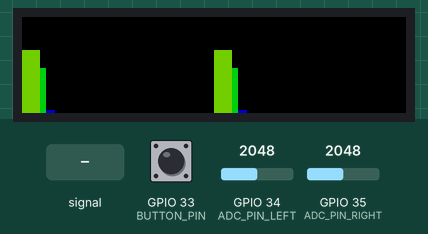
A sketch run on a simulated ESP32. Shown: 128×32 colour display. Inputs (shaded band) come from the test bench; at power-on: GPIO 35 (ADC_PIN_RIGHT) = 2048, GPIO 34 (ADC_PIN_LEFT) = 2048, GPIO 33 (BUTTON_PIN) HIGH. What the sketch prints to the serial monitor is not drawn.

Above: at 1.29 s.
1.3 s: GPIO 34 (ADC_PIN_LEFT) fed a 200 Hz sine of ±327 counts around its level
At 1.48 s:
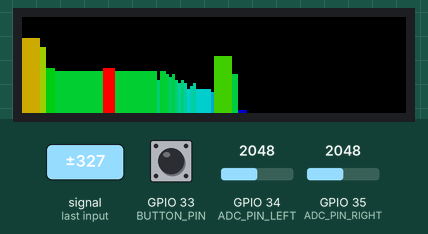
2.8 s: GPIO 35 (ADC_PIN_RIGHT) set to 2866
At 2.92 s:
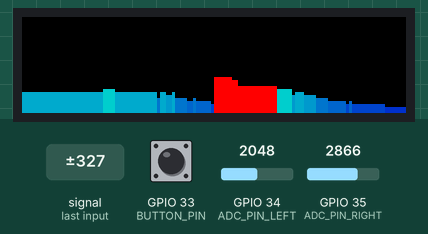
4.3 s: GPIO 34 (ADC_PIN_LEFT) set to 2866
At 4.45 s:
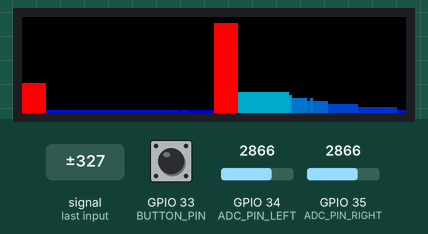
5.9 s: GPIO 33 (BUTTON_PIN) pulled LOW for 1 s
At 6.66 s:
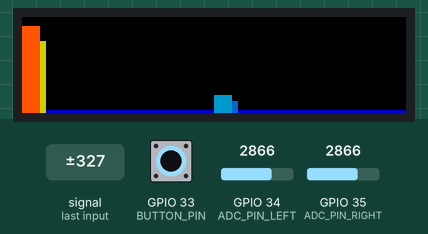
7.5 s: GPIO 35 (ADC_PIN_RIGHT) set to 3603
At 8.53 s:
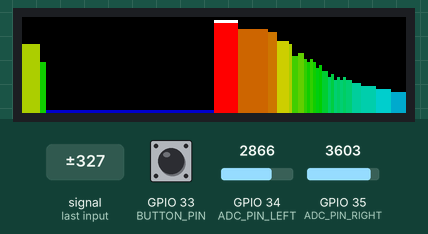
9.0 s: GPIO 34 (ADC_PIN_LEFT) set to 3603
At 9.16 s:
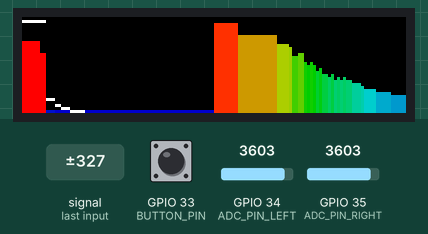

The sketch:

analyzer.ino
```cpp
// (licence header left out)
#include <Arduino.h>
#include <arduinoFFT.h>
#include <ESP32-HUB75-MatrixPanel-I2S-DMA.h>
#include <driver/adc.h>

#define MATRIX_WIDTH 128
#define MATRIX_HEIGHT 32 // Physical display height
#define VIRTUAL_MATRIX_HEIGHT 40 // Virtual height for calculations
#define PANEL_WIDTH 64
#define VU_WIDTH 4
#define BINS_PER_CHANNEL 64
#define BAR_WIDTH 2
#define SAMPLE_RATE 32000
#define FFT_SIZE 256
float MIC_GAIN = 12.0; // Dynamic as in original
#define ADC_PIN_LEFT 34
#define ADC_PIN_RIGHT 35
#define BUTTON_PIN 33
#define ADC_VREF 3.3
#define ADC_BIAS (4095.0 / 2.0)

ArduinoFFT<float> FFT_L, FFT_R;
float vRealL[FFT_SIZE], vImagL[FFT_SIZE], vRealR[FFT_SIZE], vImagR[FFT_SIZE];
float noise_floorL[FFT_SIZE / 2] = {0.02}, noise_floorR[FFT_SIZE / 2] = {0.02};
uint16_t waterfallBuffer[MATRIX_HEIGHT][BINS_PER_CHANNEL * 2] = {0};

HUB75_I2S_CFG::i2s_pins _pins = {25, 26, 27, 14, 12, 13, 19, 23, 18, 5, 15, 16, 4};
HUB75_I2S_CFG mxconfig(64, 32, 2);
MatrixPanel_I2S_DMA matrix(mxconfig);

enum DisplayMode { OPTION1, OPTION2, OPTION3, OPTION4, OPTION5, OPTION6, OPTION7 };
DisplayMode currentMode = OPTION1;
int buttonState = HIGH, lastButtonState = HIGH;
unsigned long lastDebounceTime = 0;
const unsigned long debounceDelay = 500;

const float freqBins[] = {
  10, 20, 40, 80, 120, 160, 200, 250, 300, 350, 400, 450, 500, 550, 600, 650,
  700, 750, 800, 850, 900, 950, 1000, 1100, 1200, 1300, 1400, 1500, 1600, 1700,
  1800, 1900, 2000, 2200, 2400, 2600, 2800, 3000, 3200, 3400, 3600, 3800, 4000,
  4200, 4400, 4600, 4800, 5000, 5500, 6000, 6500, 7000, 7500, 8000, 8500, 9000,
  9500, 10000, 11000, 12000, 13000, 14000, 15000, 16000
};

float mapFloat(float x, float in_min, float in_max, float out_min, float out_max) {
  return (x - in_min) * (out_max - out_min) / (in_max - in_min) + out_min;
}

void setup() {
  Serial.begin(115200);
  mxconfig.double_buff = true;
  if (!matrix.begin()) {
    Serial.println("Matrix DMA init failed!");
    while (1);
  }
  matrix.setBrightness8(80);
  matrix.clearScreen();

  adc1_config_width(ADC_WIDTH_BIT_12);
  adc1_config_channel_atten(ADC1_CHANNEL_6, ADC_ATTEN_DB_11);
  adc1_config_channel_atten(ADC1_CHANNEL_7, ADC_ATTEN_DB_11);

  pinMode(BUTTON_PIN, INPUT);
}

uint16_t hsvToRgb(float h, float s, float v) {
  h = fmod(h, 360.0);
  int i = (int)(h / 60.0);
  float f = h / 60.0 - i;
  float p = v * (1 - s);
  float q = v * (1 - s * f);
  float t = v * (1 - s * (1 - f));
  float r, g, b;
  switch (i) {
    case 0: r = v; g = t; b = p; break;
    case 1: r = q; g = v; b = p; break;
    case 2: r = p; g = v; b = t; break;
    case 3: r = p; g = q; b = v; break;
    case 4: r = t; g = p; b = v; break;
    default: r = v; g = p; b = q; break;
  }
  return matrix.color444((int)(r * 15), (int)(g * 15), (int)(b * 15));
}

uint16_t getColor(int height, int x, bool isPlasma) {
  if (isPlasma) {
    float h = fmod((float)(height * 10 + x * 5 + millis() / 100.0), 360.0);
    return hsvToRgb(h, 1.0, 0.8);
  } else {
    float h = map(height, 0, MATRIX_HEIGHT, 240.0, 0.0);
    return hsvToRgb(h, 1.0, height > 0.9 * MATRIX_HEIGHT ? 1.0 : 0.8);
  }
}

void readAdcData(float *vRealL, float *vImagL, float *vRealR, float *vImagR) {
  static uint32_t lastSampleTime = 0;
  uint32_t sampleInterval = 1000000 / SAMPLE_RATE;
  for (int i = 0; i < FFT_SIZE; i++) {
    while (micros() - lastSampleTime < sampleInterval) {}
    lastSampleTime = micros();
    uint16_t adcLeft = adc1_get_raw(ADC1_CHANNEL_6);
    uint16_t adcRight = adc1_get_raw(ADC1_CHANNEL_7);
    float voltageL = (adcLeft / 4095.0) * ADC_VREF;
    float voltageR = (adcRight / 4095.0) * ADC_VREF;
    vRealL[i] = (voltageL - ADC_VREF / 2.0) * MIC_GAIN;
    vRealR[i] = (voltageR - ADC_VREF / 2.0) * MIC_GAIN;
    vImagL[i] = vImagR[i] = 0;
    if (i == 0) {
      Serial.printf("ADC Left: %d, Right: %d, vRealL[0]: %.4f, vRealR[0]: %.4f\n",
                    adcLeft, adcRight, vRealL[0], vRealR[0]);
    }
  }
  FFT_L.windowing(vRealL, FFT_SIZE, FFT_WIN_TYP_HAMMING, FFT_FORWARD);
  FFT_L.compute(vRealL, vImagL, FFT_SIZE, FFT_FORWARD);
  FFT_L.complexToMagnitude(vRealL, vImagL, FFT_SIZE);
  FFT_R.windowing(vRealR, FFT_SIZE, FFT_WIN_TYP_HAMMING, FFT_FORWARD);
  FFT_R.compute(vRealR, vImagR, FFT_SIZE, FFT_FORWARD);
  FFT_R.complexToMagnitude(vRealR, vImagR, FFT_SIZE);
  for (int i = 0; i < FFT_SIZE / 2; i++) {
    noise_floorL[i] = 0.91f * noise_floorL[i] + 0.1f * vRealL[i];
    noise_floorR[i] = 0.91f * noise_floorR[i] + 0.1f * vRealR[i];
    if (i == 0) {
      Serial.printf("Noise Floor Left[0]: %.4f, Right[0]: %.4f\n", noise_floorL[0], noise_floorR[0]);
    }
  }
}

void handleButton() {
  int reading = digitalRead(BUTTON_PIN);
  if (reading != lastButtonState) {
    lastDebounceTime = millis();
  }
  if ((millis() - lastDebounceTime) > debounceDelay && reading != buttonState) {
    buttonState = reading;
    if (buttonState == LOW) {
      currentMode = (DisplayMode)((currentMode + 1) % 7);
      matrix.clearScreen();
    }
  }
  lastButtonState = reading;
}

void loop() {
  static float peakHeights[MATRIX_WIDTH] = {0};
  static float avgHeights[MATRIX_WIDTH] = {0};
  static float peakHold[MATRIX_WIDTH] = {0};
  static unsigned long peakTimes[MATRIX_WIDTH] = {0};
  static float vuLevelL = 0, vuLevelR = 0;
  int xStart, xEnd;
  handleButton();
  readAdcData(vRealL, vImagL, vRealR, vImagR);
  matrix.fillScreen(0);

  float maxMagL = 0, maxMagR = 0;
  for (int i = 0; i < FFT_SIZE / 2; i++) {
    maxMagL = max(maxMagL, vRealL[i]);
    maxMagR = max(maxMagR, vRealR[i]);
  }
  float maxMag = max(maxMagL, maxMagR);
  if (maxMag > 0.001f) {
    MIC_GAIN = constrain(MIC_GAIN * (0.5f / maxMag), 0.1f, 15.0f);
  } else {
    MIC_GAIN = 12.0f;
  }

  float vuL = sqrt(maxMagL), vuR = sqrt(maxMagR);
  vuLevelL = 0.8f * vuLevelL + 0.2f * vuL;
  vuLevelR = 0.8f * vuLevelR + 0.2f * vuR;
  int vuHeightL = (int)(vuLevelL * MATRIX_HEIGHT / 5);
  int vuHeightR = (int)(vuLevelR * MATRIX_HEIGHT / 5);
  vuHeightL = constrain(vuHeightL, 0, MATRIX_HEIGHT - 1);
  vuHeightR = constrain(vuHeightR, 0, MATRIX_HEIGHT - 1);

  if (currentMode == OPTION6) {
    memmove(waterfallBuffer[1], waterfallBuffer[0], sizeof(uint16_t) * (BINS_PER_CHANNEL * 2) * (MATRIX_HEIGHT - 1));
    memset(waterfallBuffer[0], 0, sizeof(uint16_t) * (BINS_PER_CHANNEL * 2));
  }

  // Left channel
  xStart = (currentMode == OPTION5) ? VU_WIDTH : 0;
  xEnd = (currentMode == OPTION5) ? PANEL_WIDTH - VU_WIDTH : PANEL_WIDTH;
  for (int x = xStart; x < xEnd; x++) {
    int binIdx = map(x, xStart, xEnd - 1, 0, BINS_PER_CHANNEL - 1);
    float freqStart = binIdx > 0 ? freqBins[binIdx - 1] : 0;
    float freqEnd = freqBins[binIdx];
    int binStart = freqStart * FFT_SIZE / SAMPLE_RATE;
    int binEnd = freqEnd * FFT_SIZE / SAMPLE_RATE;
    if (binEnd == binStart) binEnd = binStart + 1;

    float sum = 0;
    for (int i = binStart; i < binEnd; i++) {
      float magnitude = vRealL[i] - noise_floorL[i];
      if (magnitude < 0) magnitude = 0;
      sum += magnitude;
    }

    float avg = sum / (binEnd - binStart);
    avg = sqrt(avg);
    float virtualHeight = avg * 50 * (VIRTUAL_MATRIX_HEIGHT - 1) / (MATRIX_HEIGHT - 1); // Scale for 0–47
    int height = constrain((int)virtualHeight, 0, MATRIX_HEIGHT - 1); // Clip to 0–31

    if (x == 0) {
      Serial.printf("Left Avg: %.4f, Virtual Height: %.1f, Display Height: %d\n", avg, virtualHeight, height);
    }

    float decay = (currentMode == OPTION1 || currentMode == OPTION3 || currentMode == OPTION5 || currentMode == OPTION6 || currentMode == OPTION7) ? 0.9f : 0.99f;
    peakHeights[x] = max(peakHeights[x] * decay, (float)height);
    avgHeights[x] = 0.7f * avgHeights[x] + 0.3f * peakHeights[x];

    if (currentMode == OPTION2 || currentMode == OPTION4) {
      if (height > peakHold[x]) {
        peakHold[x] = height;
        peakTimes[x] = millis();
      } else if (millis() - peakTimes[x] > 500) {
        peakHold[x] = max(peakHold[x] * 0.9f, (float)height);
      }
    } else {
      peakHold[x] = height;
    }

    if (avgHeights[x] > 0) {
      bool isPlasma = (currentMode == OPTION3 || currentMode == OPTION4);
      uint16_t color = (virtualHeight > 32) ? matrix.color444(15, 0, 0) : getColor((int)avgHeights[x], x, isPlasma); // Red if virtual > 32
      if (currentMode == OPTION6) {
        waterfallBuffer[0][binIdx] = color;
      } else if (currentMode == OPTION7) {
        int h = (int)avgHeights[x];
        int mid = MATRIX_HEIGHT / 2;
        for (int y = mid - h / 2; y <= mid + h / 2; y++) {
          if (y >= 0 && y < MATRIX_HEIGHT) {
            matrix.drawPixel(x, y, color);
          }
        }
      } else {
        matrix.drawLine(x, MATRIX_HEIGHT - 1, x, MATRIX_HEIGHT - (int)avgHeights[x], color);
        if ((currentMode == OPTION2 || currentMode == OPTION4) && peakHold[x] > avgHeights[x]) {
          matrix.drawPixel(x, MATRIX_HEIGHT - (int)peakHold[x], matrix.color444(15, 15, 15));
        }
      }
    }
  }

  // Right channel
  xStart = (currentMode == OPTION5) ? PANEL_WIDTH + VU_WIDTH : PANEL_WIDTH;
  xEnd = (currentMode == OPTION5) ? MATRIX_WIDTH - VU_WIDTH : MATRIX_WIDTH;
  for (int x = xStart; x < xEnd; x++) {
    int binIdx = map(x, xStart, xEnd - 1, 0, BINS_PER_CHANNEL - 1);
    float freqStart = binIdx > 0 ? freqBins[binIdx - 1] : 0;
    float freqEnd = freqBins[binIdx];
    int binStart = freqStart * FFT_SIZE / SAMPLE_RATE;
    int binEnd = freqEnd * FFT_SIZE / SAMPLE_RATE;
    if (binEnd == binStart) binEnd = binStart + 1;

    float sum = 0;
    for (int i = binStart; i < binEnd; i++) {
      float magnitude = vRealR[i] - noise_floorR[i];
      if (magnitude < 0) magnitude = 0;
      sum += magnitude;
    }

    float avg = sum / (binEnd - binStart);
    avg = sqrt(avg);
    float virtualHeight = avg * 50 * (VIRTUAL_MATRIX_HEIGHT - 1) / (MATRIX_HEIGHT - 1); // Scale for 0–47
    int height = constrain((int)virtualHeight, 0, MATRIX_HEIGHT - 1); // Clip to 0–31

    if (x == PANEL_WIDTH) {
      Serial.printf("Right Avg: %.4f, Virtual Height: %.1f, Display Height: %d\n", avg, virtualHeight, height);
    }

    float decay = (currentMode == OPTION1 || currentMode == OPTION3 || currentMode == OPTION5 || currentMode == OPTION6 || currentMode == OPTION7) ? 0.9f : 0.99f;
    peakHeights[x] = max(peakHeights[x] * decay, (float)height);
    avgHeights[x] = 0.7f * avgHeights[x] + 0.3f * peakHeights[x];

    if (currentMode == OPTION2 || currentMode == OPTION4) {
      if (height > peakHold[x]) {
        peakHold[x] = height;
        peakTimes[x] = millis();
      } else if (millis() - peakTimes[x] > 500) {
        peakHold[x] = max(peakHold[x] * 0.9f, (float)height);
      }
    } else {
      peakHold[x] = height;
    }

    if (avgHeights[x] > 0) {
      bool isPlasma = (currentMode == OPTION3 || currentMode == OPTION4);
      uint16_t color = (virtualHeight > 32) ? matrix.color444(15, 0, 0) : getColor((int)avgHeights[x], x, isPlasma); // Red if virtual > 32
      if (currentMode == OPTION6) {
        waterfallBuffer[0][binIdx + BINS_PER_CHANNEL] = color;
      } else if (currentMode == OPTION7) {
        int h = (int)avgHeights[x];
        int mid = MATRIX_HEIGHT / 2;
        for (int y = mid - h / 2; y <= mid + h / 2; y++) {
          if (y >= 0 && y < MATRIX_HEIGHT) {
            matrix.drawPixel(x, y, color);
          }
        }
      } else {
        matrix.drawLine(x, MATRIX_HEIGHT - 1, x, MATRIX_HEIGHT - (int)avgHeights[x], color);
        if ((currentMode == OPTION2 || currentMode == OPTION4) && peakHold[x] > avgHeights[x]) {
          matrix.drawPixel(x, MATRIX_HEIGHT - (int)peakHold[x], matrix.color444(15, 15, 15));
        }
      }
    }
  }

  if (currentMode == OPTION5) {
    for (int x = 0; x < VU_WIDTH; x++) {
      matrix.drawLine(x, MATRIX_HEIGHT - 1, x, MATRIX_HEIGHT - vuHeightL, getColor(vuHeightL, x, false));
    }
    for (int x = MATRIX_WIDTH - VU_WIDTH; x < MATRIX_WIDTH; x++) {
      matrix.drawLine(x, MATRIX_HEIGHT - 1, x, MATRIX_HEIGHT - vuHeightR, getColor(vuHeightR, x, false));
    }
  } else if (currentMode == OPTION6) {
    for (int y = 0; y < MATRIX_HEIGHT; y++) {
      for (int binIdx = 0; binIdx < BINS_PER_CHANNEL * 2; binIdx++) {
        if (waterfallBuffer[y][binIdx]) {
          int xPos = (binIdx < BINS_PER_CHANNEL) ? binIdx * BAR_WIDTH : PANEL_WIDTH + (binIdx - BINS_PER_CHANNEL) * BAR_WIDTH;
          matrix.fillRect(xPos, y, BAR_WIDTH, 1, waterfallBuffer[y][binIdx]);
        }
      }
    }
  }

  matrix.flipDMABuffer();
}
```
